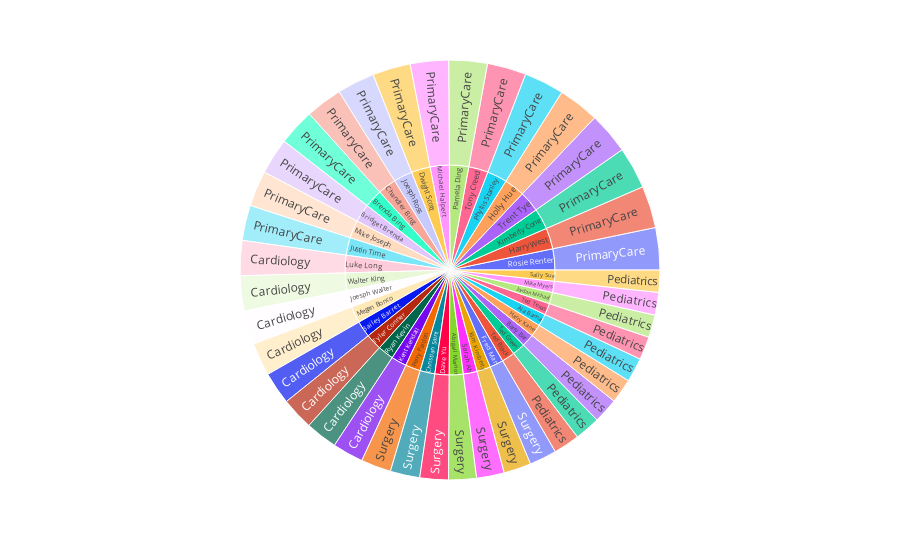

Notebook code for this chart:
### Code cell
fig = px.sunburst(Providers, path=['ProviderName','ProviderSpecialty'], 
                  values='ProviderDateOnStaff')
fig.show()

### Figure 1 — Plotly figure (JSON) as saved in the notebook; plotly's stock layout.template omitted (floating-point values rounded to 4 significant figures)
{"data": [{"branchvalues": "total", "domain": {"x": [0, 1], "y": [0, 1]}, "hovertemplate": "labels=%{label}<br>ProviderDateOnStaff=%{value}<br>parent=%{parent}<br>id=%{id}<extra></extra>", "ids": ["Bailey Barret/Cardiology", "Joesph Walter/Cardiology", "Kent Kendall/Cardiology", "Luke Long/Cardiology", "Megan Bonco/Cardiology", "Ryan Kevin/Cardiology", "Tyler Conner/Cardiology", "Walter King/Cardiology", "Ala Bama/Pediatrics", "Barry Bar/Pediatrics", "Harry Kane/Pediatrics", "Jordan Michael/Pediatrics", "Mike Myers/Pediatrics", "Sally Sue/Pediatrics", "Ted Black/Pediatrics", "Ted Green/Pediatrics", "Ted Texas/Pediatrics", "Brenda Bing/PrimaryCare", "Bridget Brenda/PrimaryCare", "Chandler Bing/PrimaryCare", "Dwight Scott/PrimaryCare", "Harry West/PrimaryCare", "Holly Hue/PrimaryCare", "Joesph Ross/PrimaryCare", "Justin Time/PrimaryCare", "Kimberly Cone/PrimaryCare", "Michael Halpert/PrimaryCare", "Mike Joseph/PrimaryCare", "Pamela Ding/PrimaryCare", "Phyllis Stanley/PrimaryCare", "Rosie Renter/PrimaryCare", "Tony Creed/PrimaryCare", "Trent Tye/PrimaryCare", "Abigail Marriot/Surgery", "Christian Saint/Surgery", "Dave Yu/Surgery", "Fred Man/Surgery", "Kim Kimberly/Surgery", "Perry Pardon/Surgery", "Sarah Ab/Surgery", "Abigail Marriot", "Ala Bama", "Bailey Barret", "Barry Bar", "Brenda Bing", "Bridget Brenda", "Chandler Bing", "Christian Saint", "Dave Yu", "Dwight Scott", "Fred Man", "Harry Kane", "Harry West", "Holly Hue", "Joesph Ross", "Joesph Walter", "Jordan Michael", "Justin Time", "Kent Kendall", "Kim Kimberly", "Kimberly Cone", "Luke Long", "Megan Bonco", "Michael Halpert", "Mike Joseph", "Mike Myers", "Pamela Ding", "Perry Pardon", "Phyllis Stanley", "Rosie Renter", "Ryan Kevin", "Sally Sue", "Sarah Ab", "Ted Black", "Ted Green", "Ted Texas", "Tony Creed", "Trent Tye", "Tyler Conner", "Walter King"], "labels": ["Cardiology", "Cardiology", "Cardiology", "Cardiology", "Cardiology", "Cardiology", "Cardiology", "Cardiology", "Pediatrics", "Pediatrics", "Pediatrics", "Pediatrics", "Pediatrics", "Pediatrics", "Pediatrics", "Pediatrics", "Pediatrics", "PrimaryCare", "PrimaryCare", "PrimaryCare", "PrimaryCare", "PrimaryCare", "PrimaryCare", "PrimaryCare", "PrimaryCare", "PrimaryCare", "PrimaryCare", "PrimaryCare", "PrimaryCare", "PrimaryCare", "PrimaryCare", "PrimaryCare", "PrimaryCare", "Surgery", "Surgery", "Surgery", "Surgery", "Surgery", "Surgery", "Surgery", "Abigail Marriot", "Ala Bama", "Bailey Barret", "Barry Bar", "Brenda Bing", "Bridget Brenda", "Chandler Bing", "Christian Saint", "Dave Yu", "Dwight Scott", "Fred Man", "Harry Kane", "Harry West", "Holly Hue", "Joesph Ross", "Joesph Walter", "Jordan Michael", "Justin Time", "Kent Kendall", "Kim Kimberly", "Kimberly Cone", "Luke Long", "Megan Bonco", "Michael Halpert", "Mike Joseph", "Mike Myers", "Pamela Ding", "Perry Pardon", "Phyllis Stanley", "Rosie Renter", "Ryan Kevin", "Sally Sue", "Sarah Ab", "Ted Black", "Ted Green", "Ted Texas", "Tony Creed", "Trent Tye", "Tyler Conner", "Walter King"], "name": "", "parents": ["Bailey Barret", "Joesph Walter", "Kent Kendall", "Luke Long", "Megan Bonco", "Ryan Kevin", "Tyler Conner", "Walter King", "Ala Bama", "Barry Bar", "Harry Kane", "Jordan Michael", "Mike Myers", "Sally Sue", "Ted Black", "Ted Green", "Ted Texas", "Brenda Bing", "Bridget Brenda", "Chandler Bing", "Dwight Scott", "Harry West", "Holly Hue", "Joesph Ross", "Justin Time", "Kimberly Cone", "Michael Halpert", "Mike Joseph", "Pamela Ding", "Phyllis Stanley", "Rosie Renter", "Tony Creed", "Trent Tye", "Abigail Marriot", "Christian Saint", "Dave Yu", "Fred Man", "Kim Kimberly", "Perry Pardon", "Sarah Ab", "", "", "", "", "", "", "", "", "", "", "", "", "", "", "", "", "", "", "", "", "", "", "", "", "", "", "", "", "", "", "", "", "", "", "", "", "", "", "", ""], "type": "sunburst", "values": [1061395550179000000, 1107517244121000000, 1009019912919000000, 1146183396762000000, 1077052950546000000, 1042578994778000000, 1057718500410000000, 1142201518070000000, 789706427838000000, 816982238759000000, 806298543310000000, 740957506687000000, 736300817695000000, 725846400000000000, 856425670211000000, 833436892539000000, 756682432299000000, 1195425235792000000, 1183182826143000000, 1197071410442000000, 1240082144587000000, 1373761323151000000, 1340520922021000000, 1226167592983000000, 1150865196838000000, 1369286239360000000, 1251850481441000000, 1167409601085000000, 1257998389655000000, 1304611563222000000, 1378901275584000000, 1272463886802000000, 1358004741137000000, 910527945705000000, 967335160326000000, 930413937436000000, 890099238794000000, 894811649468000000, 982064957862000000, 903417760762000000, 910527945705000000, 789706427838000000, 1061395550179000000, 816982238759000000, 1195425235792000000, 1183182826143000000, 1197071410442000000, 967335160326000000, 930413937436000000, 1240082144587000000, 890099238794000000, 806298543310000000, 1373761323151000000, 1340520922021000000, 1226167592983000000, 1107517244121000000, 740957506687000000, 1150865196838000000, 1009019912919000000, 894811649468000000, 1369286239360000000, 1146183396762000000, 1077052950546000000, 1251850481441000000, 1167409601085000000, 736300817695000000, 1257998389655000000, 982064957862000000, 1304611563222000000, 1378901275584000000, 1042578994778000000, 725846400000000000, 903417760762000000, 856425670211000000, 833436892539000000, 756682432299000000, 1272463886802000000, 1358004741137000000, 1057718500410000000, 1142201518070000000]}], "layout": {"legend": {"tracegroupgap": 0}, "margin": {"t": 60}}}
